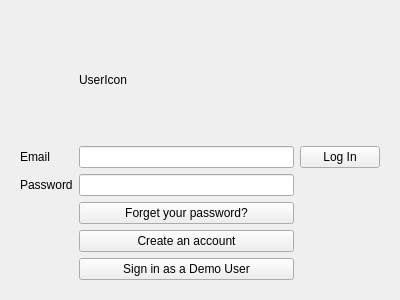
<?xml version="1.0" encoding="UTF-8"?>
<ui version="4.0">
 <class>Login</class>
 <widget class="QWidget" name="Login">
  <property name="geometry">
   <rect>
    <x>0</x>
    <y>0</y>
    <width>400</width>
    <height>300</height>
   </rect>
  </property>
  <property name="windowTitle">
   <string>Form</string>
  </property>
  <layout class="QHBoxLayout" name="horizontalLayout">
   <item>
    <widget class="QStackedWidget" name="stackedWidget">
     <property name="currentIndex">
      <number>0</number>
     </property>
     <widget class="QWidget" name="LogInPage">
      <layout class="QGridLayout" name="gridLayout">
       <item row="1" column="1">
        <widget class="QLineEdit" name="login_edit_email"/>
       </item>
       <item row="3" column="1">
        <widget class="QPushButton" name="login_pb_fogot_pw">
         <property name="text">
          <string>Forget your password?</string>
         </property>
        </widget>
       </item>
       <item row="1" column="2">
        <widget class="QPushButton" name="login_pb_login">
         <property name="text">
          <string>Log In</string>
         </property>
        </widget>
       </item>
       <item row="2" column="1">
        <widget class="QLineEdit" name="login_edit_password"/>
       </item>
       <item row="2" column="0">
        <widget class="QLabel" name="login_lable_pw">
         <property name="text">
          <string>Password</string>
         </property>
        </widget>
       </item>
       <item row="1" column="0">
        <widget class="QLabel" name="login_label_email">
         <property name="text">
          <string>Email</string>
         </property>
        </widget>
       </item>
       <item row="0" column="1">
        <widget class="QLabel" name="login_label_usericon">
         <property name="text">
          <string>UserIcon</string>
         </property>
        </widget>
       </item>
       <item row="4" column="1">
        <widget class="QPushButton" name="login_pb_create_account">
         <property name="text">
          <string>Create an account</string>
         </property>
        </widget>
       </item>
       <item row="5" column="1">
        <widget class="QPushButton" name="login_pb_demo_page">
         <property name="text">
          <string>Sign in as a Demo User</string>
         </property>
        </widget>
       </item>
      </layout>
     </widget>
     <widget class="QWidget" name="SignUpPage">
      <layout class="QGridLayout" name="gridLayout_2">
       <item row="1" column="0">
        <widget class="QLineEdit" name="signup_edit_firstName">
         <property name="placeholderText">
          <string>First Name</string>
         </property>
        </widget>
       </item>
       <item row="1" column="1">
        <widget class="QLineEdit" name="signup_edit_lastName">
         <property name="placeholderText">
          <string>Last Name</string>
         </property>
        </widget>
       </item>
       <item row="2" column="0" colspan="2">
        <widget class="QLineEdit" name="signup_edit_email">
         <property name="placeholderText">
          <string>Email</string>
         </property>
        </widget>
       </item>
       <item row="3" column="0" colspan="2">
        <widget class="QLineEdit" name="signup_edit_phone">
         <property name="placeholderText">
          <string>Phone Number</string>
         </property>
        </widget>
       </item>
       <item row="4" column="0" colspan="2">
        <widget class="QLineEdit" name="signup_edit_pw">
         <property name="placeholderText">
          <string>Password</string>
         </property>
        </widget>
       </item>
       <item row="5" column="0" colspan="2">
        <widget class="QLineEdit" name="signup_edit_pw_confirm">
         <property name="placeholderText">
          <string>*Password</string>
         </property>
        </widget>
       </item>
       <item row="6" column="0" colspan="2">
        <widget class="QPushButton" name="signup_pb_create_account">
         <property name="text">
          <string>Create account</string>
         </property>
        </widget>
       </item>
       <item row="0" column="0" colspan="2">
        <widget class="QLabel" name="singup_label_signupIcon">
         <property name="text">
          <string>Sign Up</string>
         </property>
        </widget>
       </item>
      </layout>
     </widget>
     <widget class="QWidget" name="DemoPage">
      <layout class="QGridLayout" name="gridLayout_3">
       <item row="0" column="0" colspan="2">
        <widget class="QLabel" name="demo_label_demoicon">
         <property name="text">
          <string>Sign Up As Demo User</string>
         </property>
        </widget>
       </item>
       <item row="1" column="0">
        <widget class="QPushButton" name="demo_pb_admin">
         <property name="text">
          <string>ADMIN</string>
         </property>
        </widget>
       </item>
       <item row="1" column="1">
        <widget class="QPushButton" name="demo_pb_manager">
         <property name="text">
          <string>MANGER</string>
         </property>
        </widget>
       </item>
       <item row="2" column="0">
        <widget class="QPushButton" name="demo_pb_dev">
         <property name="text">
          <string>DEVELOPER</string>
         </property>
        </widget>
       </item>
       <item row="2" column="1">
        <widget class="QPushButton" name="demo_pb_tester">
         <property name="text">
          <string>TESTER</string>
         </property>
        </widget>
       </item>
       <item row="3" column="0" colspan="2">
        <widget class="QPushButton" name="demo_pb_signIn">
         <property name="text">
          <string>Have an account? Sign In</string>
         </property>
        </widget>
       </item>
      </layout>
     </widget>
     <widget class="QWidget" name="PasswordPage">
      <layout class="QVBoxLayout" name="verticalLayout">
       <item>
        <widget class="QLabel" name="pw_label_forgot_pw">
         <property name="text">
          <string>If you forgot password, Please enter Phone number that you signed up, and remake password!</string>
         </property>
         <property name="textFormat">
          <enum>Qt::PlainText</enum>
         </property>
         <property name="scaledContents">
          <bool>false</bool>
         </property>
         <property name="wordWrap">
          <bool>true</bool>
         </property>
        </widget>
       </item>
       <item>
        <widget class="QLineEdit" name="pw_edit_phone">
         <property name="placeholderText">
          <string>Phone Number</string>
         </property>
        </widget>
       </item>
       <item>
        <widget class="QLineEdit" name="pw_edit_new_pw">
         <property name="placeholderText">
          <string>New Password</string>
         </property>
        </widget>
       </item>
       <item>
        <widget class="QLineEdit" name="pw_edit_new_pw_confirm">
         <property name="placeholderText">
          <string>Password*</string>
         </property>
        </widget>
       </item>
       <item>
        <widget class="QPushButton" name="pw_pb_change_pw">
         <property name="text">
          <string>Change Password</string>
         </property>
        </widget>
       </item>
      </layout>
     </widget>
    </widget>
   </item>
  </layout>
 </widget>
 <resources/>
 <connections/>
</ui>
